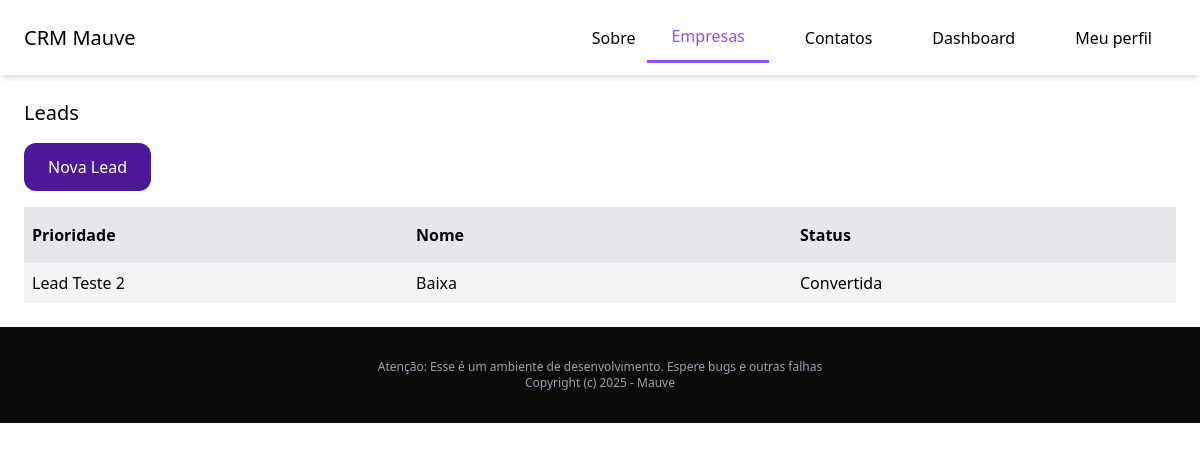
The page /dashboard/leads/ (signed in) on the database as committed earlier.
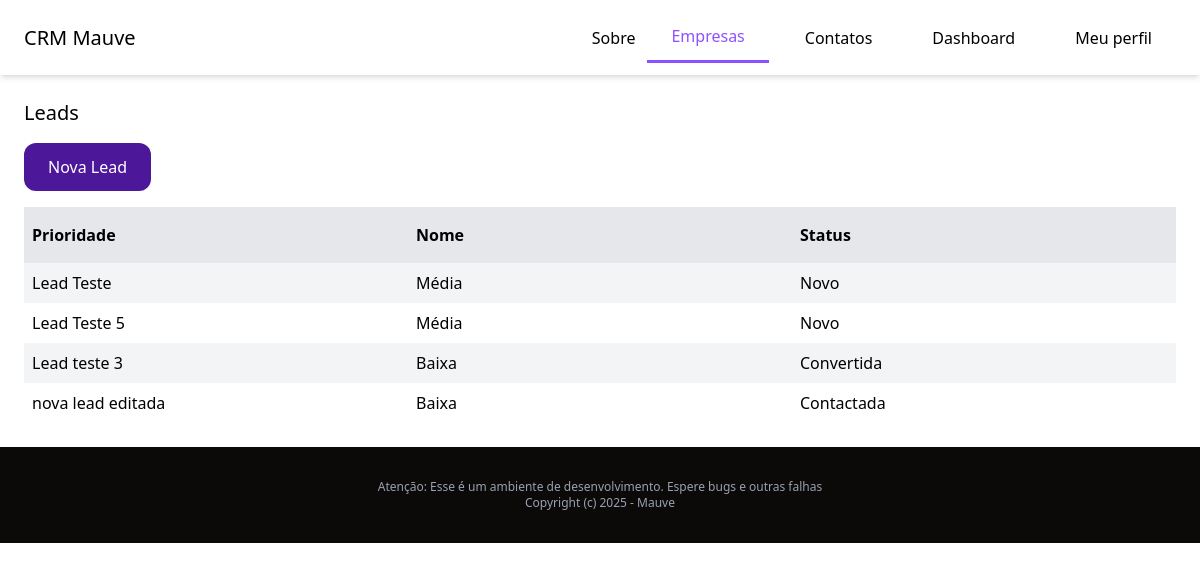
The same page on the database as committed later.
### lead/models.py (models this page shows, shortened)
class Lead(models.Model):
    LOW = 'baixa'
    MEDIUM = 'media'
    HIGH = 'alta'
    CHOICES_PRIORITY = [
        (LOW, 'Baixa'),
        (MEDIUM, 'Média'),
        (HIGH, 'Alta')
    ]
    NOVO = 'novo'
    CONT = 'contactada'
    CONV = 'convertida'
    PERD = 'perdida'
    CHOICES_STATUS = [
        (NOVO, 'Novo'),
        (CONT, 'Contactada'),
        (CONV, 'Convertida'),
        (PERD, 'Perdida'),
    ]
    team = models.ForeignKey(Team, related_name='leads', on_delete=models.CASCADE)
    nome = models.CharField(max_length=255)
    email = models.EmailField()
    sobre = models.CharField(blank=True, null=True)
    prioridade = models.CharField(max_length=10, choices=CHOICES_PRIORITY, default=MEDIUM)
    status = models.CharField(max_length=10, choices=CHOICES_STATUS, default=NOVO)
    convertida_para_client = models.BooleanField(default=False)
    criada_por = models.ForeignKey(User, related_name='leads', on_delete=models.CASCADE)
    criada_em = models.DateTimeField(auto_now_add=True)
    modificada_em = models.DateTimeField(auto_now=True)
    class Meta:
        ordering = ('nome',)

### lead/views.py (the view)
# urls.py: path('', views.LeadListView.as_view(), name='lista'),
class LeadListView(ListView):
    model = Lead
    def get_queryset(self):
        queryset = super(LeadListView, self).get_queryset()
        queryset = queryset.filter(
            criada_por=self.request.user, convertida_para_client=False)
        return queryset
    @method_decorator(login_required)
    def dispatch(self, *args, **kwargs):
        return super().dispatch(*args, **kwargs)

### lead/templates/lead/lead_list.html (shortened to what this page needs)
{% extends 'core/base.html' %}
{% block content %}
    <div class="py-6 px-6">
        <h1 class="mb-4 text-xl">Leads</h1>
        <a href="{% url 'leads:add' %}" class="py-3 px-6 inline-block text-white bg-violet-900 rounded-xl hover:bg-violet-600">Nova Lead</a>
        <div class="flex justify-between mt-4">
            <p class="py-4 px-2 bg-gray-200 w-full font-semibold">Prioridade</p>
            <p class="py-4 px-2 bg-gray-200 w-full font-semibold">Nome</p>
            <p class="py-4 px-2 bg-gray-200 w-full font-semibold">Status</p>
        </div>
        {% for lead in object_list %}
            <div class="flex justify-between">
                <p class="py-2 px-2  w-full {% cycle 'bg-gray-100' '' %}">
                    <a href="{% url 'leads:sobre' lead.id %}">{{ lead.nome }}</a>
                </p>
                <p class="py-2 px-2  w-full {% cycle 'bg-gray-100' '' %}">
                    {{ lead.get_prioridade_display }}
                </p>
                <p class="py-2 px-2  w-full {% cycle 'bg-gray-100' '' %}">
                    {{ lead.get_status_display }}
                </p>
            </div>
        {% empty %}
            <p class="py-2 px-2 text-gray-900">Você ainda não cadastrou nenhuma lead</p>
        {% endfor %}
    </div>
{% endblock %}

### core/templates/core/base.html (shortened to what this page needs)
<!doctype html>
<html>
<head>
    {% load static %}
    <link rel="stylesheet" href="{% static 'main.min.css' %}">
</head>
<body>
    <nav class="py-3 px-6 flex justify-between shadow-md items-center">
        <a href="/" class="text-xl">CRM Mauve</a>
        <div class="text-white space-4 space-x-3 flex items-center">
            <a href="{% url 'about' %}" class="text-black">Sobre</a>
            {% if request.user.is_authenticated %}
            <a href="{% url 'leads:lista' %}" class="py-3 px-6 text-black hover:text-violet-500 {% if "dashboard/leads" in request.path %}text-violet-500 border-b-3 border-b-violet-500 {% endif %}">Empresas</a>
            <a href="{% url 'clients:lista' %}" class="py-3 px-6 text-black hover:text-violet-500 {% if "dashboard/clientes" in request.path %}text-violet-500 border-b-3 border-b-violet-500 {% endif %}">Contatos</a>
            <a href="{% url 'dashboard:index' %}" class="py-3 px-6 text-black hover:text-purple-900 {% if "/dashboard/" == request.path %}text-purple-900 border-b-3 border-b-purple-900 {% endif %}">Dashboard</a>
            <a href="{% url 'userprofile:perfil' %}" class="py-3 px-6 text-black  hover:text-purple-900 {% if "perfil" in request.path %}text-purple-900 border-b-3 border-b-purple-900 {% endif %}">Meu perfil</a>
            {% else %}
                <a href="{% url 'login' %}" class="py-3 px-6 bg-violet-900 rounded-xl hover:bg-violet-800">Entrar</a>
                <a href="{% url 'userprofile:signup' %}" class="py-3 px-6 bg-violet-700 rounded-xl   hover:bg-violet-600" href="/">Cadastro</a>
            {% endif %}
        </div>
    </nav>
    {% block content %}
    {% endblock %}
    <footer class="py-8 text-center bg-stone-950 space-y-2">
        <div>
            <h1 class="text-xs text-gray-400">Atenção: Esse é um ambiente de desenvolvimento. Espere bugs e outras falhas</h1>
            <p class="text-xs text-gray-400">Copyright (c) 2025 - Mauve</p>
        </div>
    </footer>
</body>
</html>

Rows that differ between the two databases and show on the page:
no longer on this page (row edited): Lead: nome "Lead Teste 2", prioridade "Baixa", status "Convertida"
added Lead: nome "Lead Teste", prioridade "Média", status "Novo"
added Lead: nome "Lead Teste 5", prioridade "Média", status "Novo"
added Lead: nome "Lead teste 3", prioridade "Baixa", status "Convertida"
added Lead: nome "nova lead editada", prioridade "Baixa", status "Contactada"
